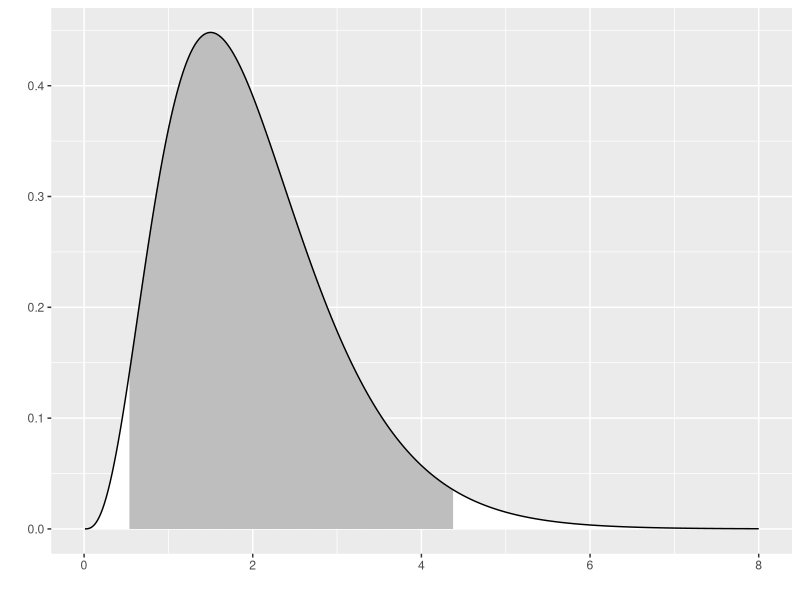
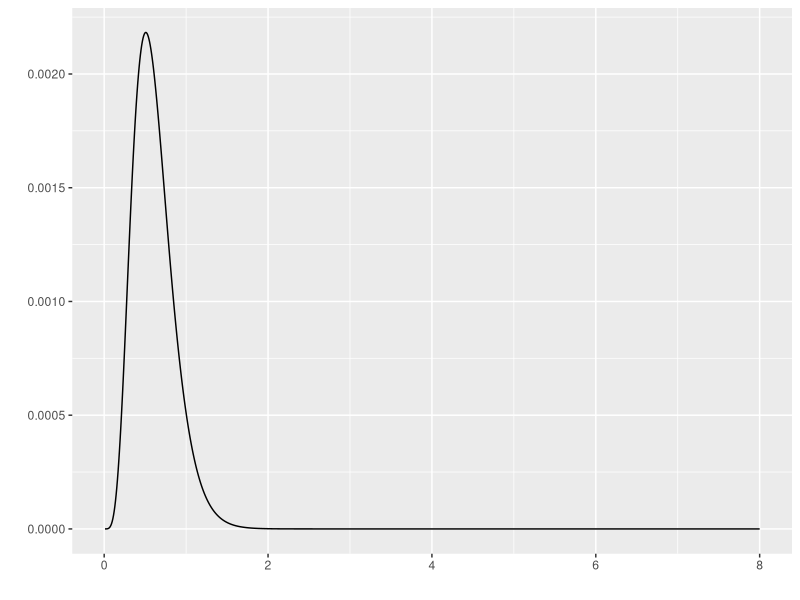
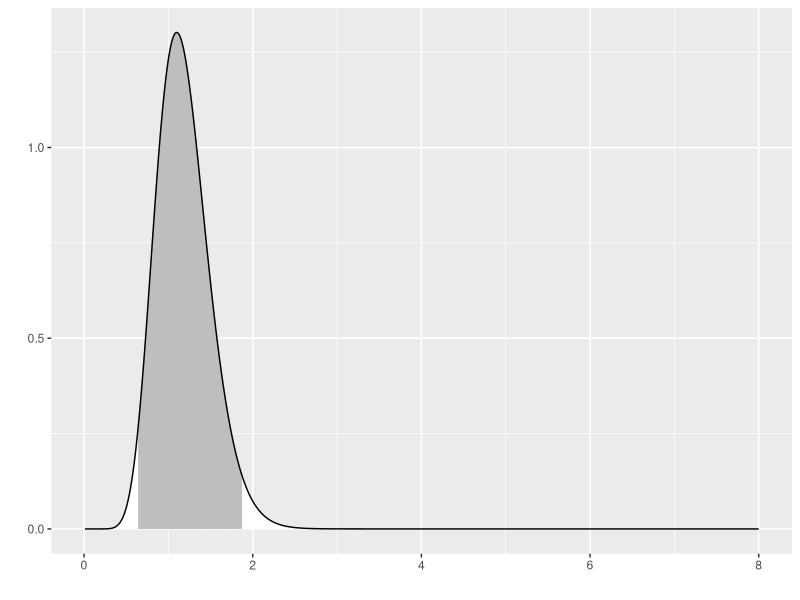
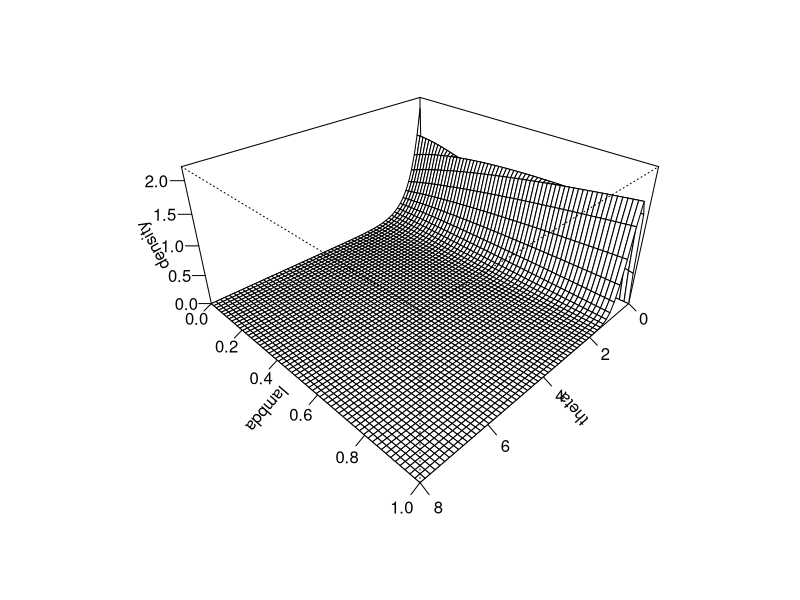

Here is the R script that generated these plots, in order:
## ---- chunk 1
#| label: setup
#| echo: false
#| message: false
#| warning: false

library(MASS)
library(tidyverse)
## ---- chunk 2
#| label: example

x_max <- 8

n0 <- 4
theta0 <- 0.5

alpha0 <- n0
beta0 <- n0*theta0

muF <- 2
n <- 10

x <- muF+ round(rnorm(n), 1)/theta0

ss <- sum((x-muF)^2)

alpha1 <- alpha0 + n
beta1 <- beta0 + 0.5*ss

x_grid <- seq(0.01, x_max, length=1000)

f <- function(x, mu, theta) {
  sqrt(theta/2*pi)*exp(-0.5*theta*(x-mu)^2)
}

g <- function(x, alpha, beta) {
  beta^alpha/gamma(alpha)*x^(alpha-1)*exp(-beta*x)
}

prior05 <- qgamma(0.025, alpha0, beta0) 
prior95 <- qgamma(0.975, alpha0, beta0) 

post05 <- qgamma(0.025, alpha1, beta1)  
post95 <- qgamma(0.975, alpha1, beta1) 
## ---- chunk 3
#| label: informative-prior

g_grid <- g(x_grid, alpha0, beta0)
outside <- x_grid < prior05 | x_grid > prior95
x_color <- 
  ifelse(outside, "white", "gray")
data.frame(x=x_grid, y=g_grid) %>%
  ggplot(aes(x, y)) +
    geom_segment(aes(xend=x, yend=0), color=x_color) +
    geom_line() + xlab(" ") + ylab(" ")
## ---- chunk 4
#| label: likelihood

f_grid <- rep(NA, length(x_grid))
for (i in 1:length(x_grid)) {
  f_grid[i] <- prod(f(x, muF, x_grid[i]))
}
x_color <- "white"
data.frame(x=x_grid, y=f_grid) %>%
  ggplot(aes(x, y)) + 
    geom_line() + xlab(" ") + ylab(" ")
## ---- chunk 5
#| label: posterior

h_grid <- g(x_grid, alpha1, beta1)
outside <- x_grid < post05 | x_grid > post95
x_color <- 
  ifelse(outside, "white", "gray")
data.frame(x=x_grid, y=h_grid) %>%
  ggplot(aes(x, y)) +
    geom_segment(aes(xend=x_grid, yend=0), color=x_color) +
    geom_line() + xlab(" ") + ylab(" ")
## ---- chunk 6
#| label: surface-1

lambda_grid <- seq(0, 1, length=60)
theta_grid <- seq(0, x_max, length=60)


gstar <- function(theta, lambda) {g(theta, 1+lambda*(alpha0-1), (1+lambda*(alpha0-1))*beta0)}
density <- outer(theta_grid, lambda_grid, gstar)
op <- par(bg = "white") 
z_max <- max(density, na.rm=TRUE)
persp(
  theta_grid, 
  lambda_grid, 
  density, 
  zlim=c(0, 1.1*z_max),
  xlab="theta",
  ylab="lambda",
  theta = 135, 
  phi = 30, 
  expand=0.5,
  ticktype="detailed")
